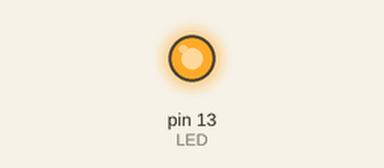
This sketch was run on a simulated Arduino Uno, built with avr-gcc and run on an emulated ATmega328P. On the bench: output pins drawn as LEDs (lit = HIGH).

Above: at 0.02 s.
At 2.91 s:
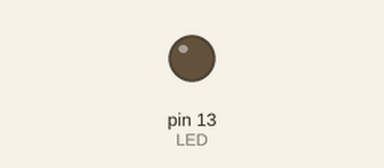
Timing chart, 0 to 3.2 s (numbered marks = the images above):
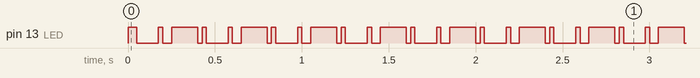

Measured:
- by itself, pin 13 (LED): repeats every 0.40 s: LOW 0.12 s, HIGH 0.03 s, LOW 0.05 s, HIGH 0.15 s, LOW 0.03 s, HIGH 0.02 s

The sketch:

TxByte_step_4-1.ino
```cpp
/* TRASMISSIONE CON PAUSE TRA I CARATTERI */

// - l'attesa è realizzata con sospensione delle chiamate a TxByte
// - TxByte deve segnalare se ha finito ritornando true

// piedino su cui trasmettere
#define LED 13

// dato da trasmettere
char dato='A';

// struttura trama
int N=8;
char P='E';
int S=2;
unsigned long Tb=25;

// gestione attesa
unsigned long tInitAttesa=0;
unsigned long tAttesa=100;

// prototipi
bool TxByte(char dato);

void setup() {
	pinMode(LED, OUTPUT);
	digitalWrite(LED,HIGH);
}

void loop() {
	if(tInitAttesa == 0) {
		if(TxByte(dato))
			tInitAttesa=millis();
	} else {
		if(millis() >= tAttesa + tInitAttesa)
			tInitAttesa=0;
	}

}

bool TxByte(char dato) {

	// dato locale da trasmettere in cui verrà salvato il parametro
	static char cattura;

	// gestione stato
	static int statoPresente=0;
	static int statoFuturo=0;

	// variabili di appoggio
	static bool parita=true;
	bool bit;
	static int i=0;

	// gestione orologio
	static unsigned long tInit=0;

	//non usare millis()-tInit>=Tb perchè essendo unsigned
	//quando la differenza fosse negativa si avrebbe
	//un numero enorme positivo (overflow)

	if (tInit==0 || millis()>=tInit+Tb) {

		switch(statoPresente) {
			case 0:
				digitalWrite(LED,HIGH); //idle
				cattura=dato; //cattura il parametro ricevuto nella vecchia variabile dato che diventa locale
				statoFuturo=1;
				parita=false;
				tInit=0; //la prossima chiamata passo subito in 1 (partenza asincrona)
				break;

			case 1:
				digitalWrite(LED,LOW); //bit di start
				statoFuturo=2;
				i=0;
				tInit=millis(); //inizializza la sosta per il primo tempo di bit
				break;

			case 2:
				bit=((cattura &(1<<i))!=0);
				digitalWrite(LED,bit);
				parita^=bit;
				i++;
				if(i==N)
				{
					if(P=='N')
						statoFuturo=4;
					else
						statoFuturo=3;
					i=0;
				}
				tInit+=Tb; //inizializza la sosta per il successivo tempo di bit
				break;

			case 3:
				if(P=='O')
					parita=!parita;
				digitalWrite(LED,parita);
				statoFuturo=4;
				tInit+=Tb; //inizializza la sosta per il successivo tempo di bit
				break;

			case 4:
				digitalWrite(LED,HIGH);
				i++;
				if(i==S)
					statoFuturo=5; // attende ultimo Tb
				tInit+=Tb; //inizializza la sosta per il successivo tempo di bit
				break;

			case 5:	// stato di passaggio per attendere il completamento dell'ultimo Tb prima di ritornare true
				statoFuturo=0;
				break;
		} // switch

		statoPresente=statoFuturo;

	} // if

	return (statoPresente==0);

} // TxByte
```
